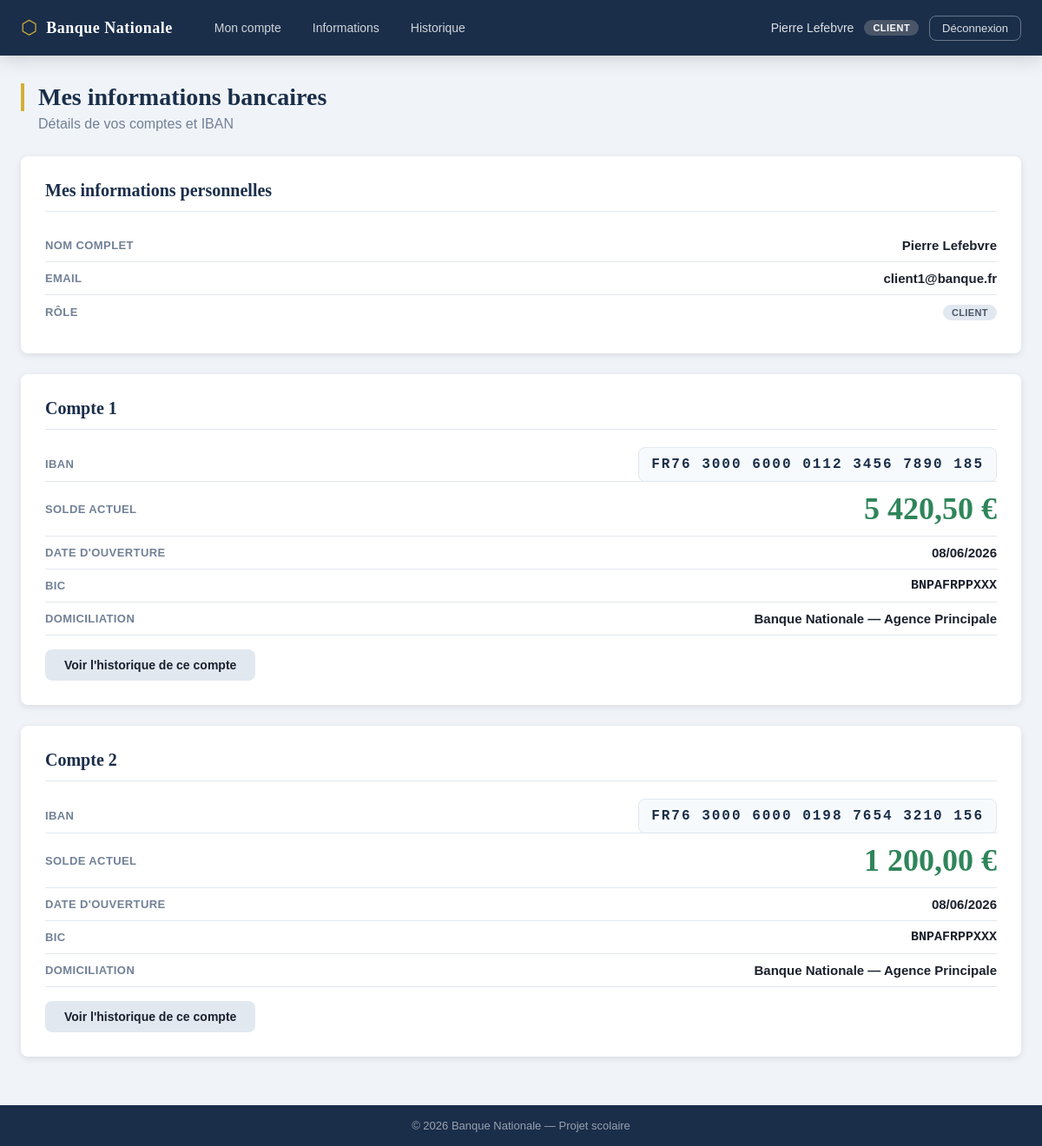
Screenshot of /client/compte.php (signed in) with the database file from the repository.
### tables this page shows
CREATE TABLE comptes (
    id          INT AUTO_INCREMENT PRIMARY KEY,
    client_id   INT NOT NULL,
    iban        VARCHAR(34) NOT NULL UNIQUE,
    solde       DECIMAL(15,2) NOT NULL DEFAULT 0.00,
    created_at  DATETIME DEFAULT CURRENT_TIMESTAMP,
    FOREIGN KEY (client_id) REFERENCES clients(id) ON DELETE CASCADE
);

### client/compte.php (the view, shortened to what this page needs)
<?php
require_once '../config/database.php';
$req_client = $pdo->prepare("SELECT id FROM clients WHERE utilisateur_id = ?");
$req_client->execute([$_SESSION['utilisateur_id']]);
$client = $req_client->fetch();
$client_id = $client['id'];
$req_comptes = $pdo->prepare("
    SELECT id, iban, solde, created_at
    FROM comptes
    WHERE client_id = ?
    ORDER BY created_at ASC
");
$req_comptes->execute([$client_id]);
$mes_comptes = $req_comptes->fetchAll();
include '../includes/header.php';
?>
<div class="page-titre">
    <h1>Mes informations bancaires</h1>
    <p>Détails de vos comptes et IBAN</p>
</div>
<div class="carte">
    <h2>Mes informations personnelles</h2>
    <div class="info-ligne">
        <span class="info-label">Nom complet</span>
        <span class="info-valeur">
            <?php echo htmlspecialchars($_SESSION['prenom'] . ' ' . $_SESSION['nom']); ?>
        </span>
    </div>
    <div class="info-ligne">
        <span class="info-label">Email</span>
        <span class="info-valeur"><?php echo htmlspecialchars($_SESSION['email']); ?></span>
    </div>
    <div class="info-ligne">
        <span class="info-label">Rôle</span>
        <span class="info-valeur">
            <span class="badge badge-client">Client</span>
        </span>
    </div>
</div>
<?php foreach ($mes_comptes as $index => $compte): ?>
<div class="carte">
    <h2>Compte <?php echo ($index + 1); ?></h2>
    <div class="info-ligne">
        <span class="info-label">IBAN</span>
        <span class="info-valeur">
            <span class="iban-affichage"><?php echo htmlspecialchars($compte['iban']); ?></span>
        </span>
    </div>
    <div class="info-ligne">
        <span class="info-label">Solde actuel</span>
        <span class="info-valeur">
            <span class="solde-grand <?php echo $compte['solde'] >= 0 ? 'solde-positif' : 'solde-negatif'; ?>">
                <?php echo number_format($compte['solde'], 2, ',', ' '); ?> €
            </span>
        </span>
    </div>
    <div class="info-ligne">
        <span class="info-label">Date d'ouverture</span>
        <span class="info-valeur"><?php echo date('d/m/Y', strtotime($compte['created_at'])); ?></span>
    </div>
    <div class="info-ligne">
        <span class="info-label">BIC</span>
        <span class="info-valeur" style="font-family: monospace;">BNPAFRPPXXX</span>
    </div>
    <div class="info-ligne">
        <span class="info-label">Domiciliation</span>
        <span class="info-valeur">Banque Nationale — Agence Principale</span>
    </div>
    <div style="margin-top: 16px;">
        <a href="/banque/client/historique.php?compte_id=<?php echo $compte['id']; ?>"
           class="btn btn-neutre">
            Voir l'historique de ce compte
        </a>
    </div>
</div>
<?php endforeach; ?>
<?php include '../includes/footer.php'; ?>

### css/style.css (style rules this page uses)
:root { --couleur-principale: #1a2e4a; --couleur-secondaire: #2c5282; --couleur-accent: #d4af37; --couleur-fond: #f0f4f8; --couleur-blanc: #ffffff; --couleur-texte: #1a202c; --couleur-texte-clair: #718096; --couleur-succes: #2f855a; --couleur-danger: #c53030; --couleur-avertissement:#b7791f; --couleur-info: #2b6cb0; --couleur-bordure: #e2e8f0; --ombre: 0 2px 8px rgba(0,0,0,0.10); --ombre-forte: 0 4px 20px rgba(0,0,0,0.15); --rayon: 8px; --font-principale: 'Georgia', 'Times New Roman', serif; --font-interface: 'Trebuchet MS', 'Gill Sans', sans-serif; }
*, *::before, *::after { box-sizing: border-box; margin: 0; padding: 0; }
html { font-size: 16px; }
body { font-family: var(--font-interface); background-color: var(--couleur-fond); color: var(--couleur-texte); min-height: 100vh; display: flex; flex-direction: column; }
.btn { display: inline-block; padding: 10px 22px; border-radius: var(--rayon); font-size: 14px; font-family: var(--font-interface); font-weight: bold; text-decoration: none; cursor: pointer; border: none; transition: opacity 0.2s, transform 0.1s; }
.btn-neutre { background-color: var(--couleur-bordure); color: var(--couleur-texte); }
.page-titre { margin-bottom: 28px; }
.page-titre h1 { font-family: var(--font-principale); font-size: 28px; color: var(--couleur-principale); border-left: 4px solid var(--couleur-accent); padding-left: 16px; }
.page-titre p { color: var(--couleur-texte-clair); margin-top: 6px; padding-left: 20px; }
.badge { display: inline-block; padding: 3px 10px; border-radius: 20px; font-size: 11px; font-weight: bold; text-transform: uppercase; letter-spacing: 0.4px; }
.badge-client { background: #e2e8f0; color: #4a5568; }
.carte { background: var(--couleur-blanc); border-radius: var(--rayon); box-shadow: var(--ombre); padding: 28px; margin-bottom: 24px; }
.carte h2 { font-family: var(--font-principale); font-size: 20px; color: var(--couleur-principale); margin-bottom: 20px; padding-bottom: 12px; border-bottom: 1px solid var(--couleur-bordure); }
.info-ligne { display: flex; justify-content: space-between; align-items: center; padding: 10px 0; border-bottom: 1px solid var(--couleur-bordure); font-size: 15px; }
.info-ligne:last-child { border-bottom: none; }
.info-ligne .info-label { color: var(--couleur-texte-clair); font-size: 13px; font-weight: bold; text-transform: uppercase; letter-spacing: 0.4px; }
.info-ligne .info-valeur { font-weight: bold; color: var(--couleur-texte); }
.solde-grand { font-size: 36px; font-family: var(--font-principale); color: var(--couleur-principale); font-weight: bold; }
.solde-positif { color: var(--couleur-succes); }
.iban-affichage { font-family: 'Courier New', monospace; font-size: 16px; background: #f7fafc; padding: 10px 14px; border-radius: var(--rayon); border: 1px solid var(--couleur-bordure); letter-spacing: 2px; color: var(--couleur-principale); }

### rows the page displays
comptes: iban "FR76 3000 6000 0112 3456 7890 185", solde "5 420,50", created_at "08/06/2026"
comptes: iban "FR76 3000 6000 0198 7654 3210 156", solde "1 200,00", created_at "08/06/2026"

### other values shown
$_SESSION['prenom'] . ' ' . $_SESSION['nom'] "Pierre Lefebvre"
$_SESSION['role'] "CLIENT"
$_SESSION['email'] "client1@banque.fr"
